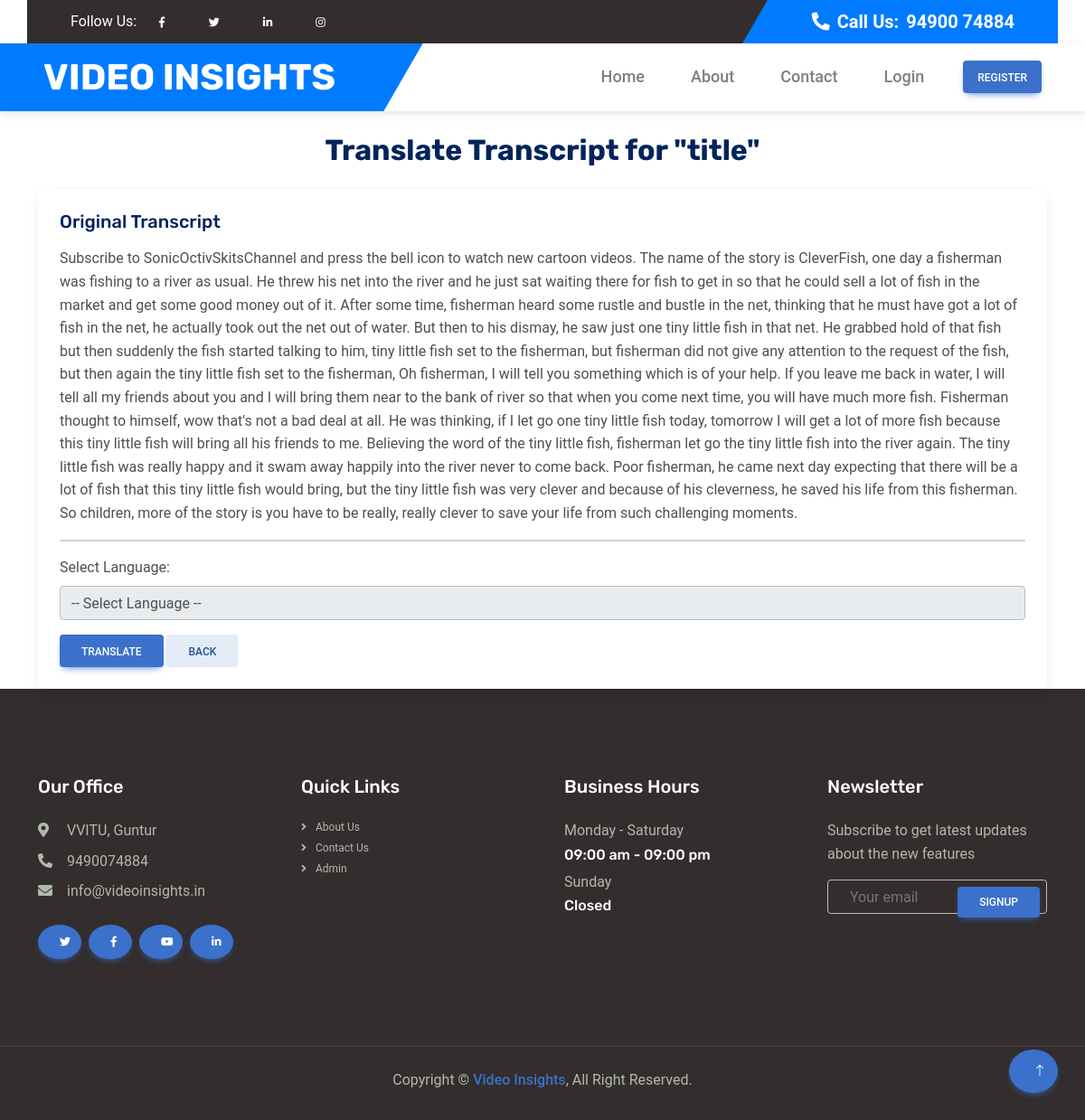
Screenshot of /user/translate_video/1/ with the database file from the repository.
### app/models.py (models this page shows, shortened)
class Video(models.Model):
    user = models.ForeignKey(User, on_delete=models.CASCADE, related_name='videos',blank=True, null=True)
    title = models.CharField(max_length=255)  # Title of the video
    description = models.TextField()  # Description of the video
    url = models.URLField(blank=True, null=True)  # URL of the video (optional for file uploads)
    source = models.CharField(
        max_length=50,
        choices=[
            ('YouTube', 'YouTube'),
            ('Google Drive', 'Google Drive'),
            ('Dropbox', 'Dropbox'),
            ('Uploaded File', 'Uploaded File')
        ]  # Source of the video
    )
    transcript = models.TextField(blank=True, null=True)  # Full transcribed text
    file_name = models.CharField(max_length=255, blank=True, null=True)  # Store actual file name
    created_at = models.DateTimeField(auto_now_add=True)  # Timestamp when created

### app/views.py (the view, shortened to what this page needs)
# urls.py: path('translate_video/<int:video_id>/', views.translate_video, name='translate_video'),
def translate_video(request, video_id):
    try:
        video = Video.objects.get(pk=video_id)
    except Video.DoesNotExist:
        messages.error(request, "Video not found.")
        return redirect("detection_history")
    translated_text = None
    selected_language = None
    PERPLEXITY_API_KEY = "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"
    def call_perplexity_api_translate(text, target_language):
        url = "https://api.perplexity.ai/chat/completions"
        payload = {
            "model": "sonar",
            "messages": [
                {
                    "role": "system",
                    "content": f"You are a translation assistant. Translate the following text to {target_language}. Be precise and concise."
                },
                {
                    "role": "user",
                    "content": text
                }
            ],
            "max_tokens": 1000,
            "temperature": 0.2,
            "top_p": 0.9,
            "stream": False,
            "presence_penalty": 0,
            "frequency_penalty": 1
        }
        headers = {
            "Authorization": f"Bearer {PERPLEXITY_API_KEY}",
            "Content-Type": "application/json"
        }
        response = requests.post(url, json=payload, headers=headers)
        if response.status_code == 200:
            data = response.json()
            try:
                translation = data["choices"][0]["message"]["content"]
                return translation
            except Exception as e:
                return "Translation extraction error"
        else:
            return f"Translation Error: {response.status_code}"
    return render(request, "video_translate.html", {
        "video": video,
        "translated_text": translated_text,
        "selected_language": selected_language,
    })

### app/context_processors.py (called while the page is built)
def user_info(request):
    user_id = request.session.get('user_id_after_login')
    user = None
    if user_id:
        user = User.objects.filter(id=user_id).first()
    return {
        'is_user_login': user
    }

### app/templates/video_translate.html (shortened to what this page needs)
{% extends 'base_userapp.html' %}
{% load static %}
{% block content %}
<div class="container mt-4">
    <h2 class="mb-4 text-center">Translate Transcript for "{{ video.title }}"</h2>
    <div class="card">
        <div class="card-body">
            <h5 class="card-title">Original Transcript</h5>
            <p class="card-text">{{ video.transcript|linebreaks }}</p>
            <hr>
            <form method="post">
                <div class="form-group">
                    <label for="target_language">Select Language:</label>
                    <select class="form-control" id="target_language" name="target_language">
                        <option value="">-- Select Language --</option>
                    </select>
                </div>
                <button type="submit" class="btn btn-primary">Translate</button>
                <a href="{% url 'detection_history' %}" class="btn btn-secondary">Back</a>
            </form>
        </div>
    </div>
</div>
{% endblock %}

### static/css/style.css (style rules this page uses)
:root { --primary: #FF5E14; --secondary: #5F656F; --light: #F5F5F5; --dark: #02245B; }
h1, h2, .h1, .h2, .fw-bold { font-weight: 700 !important; }
h5, h6, .h5, .h6, .fw-semi-bold { font-weight: 500 !important; }
.btn { transition: .5s; font-weight: 500; }
.btn-primary, .btn-outline-primary:hover { color: #FFFFFF; }

### rows the page displays
Video: title "title", transcript "Subscribe to SonicOctivSkitsChannel and press the bell icon to watch new cartoon videos. The name of the story is CleverFish, one day a fisherman was fishing to a river as usual. He threw his net into the river and he just sat waiting there for fish to get in so that he could sell a lot of fish in the market and get some good money out of it. After some time, fisherman heard some rustle and bustle in the net, thinking that he must have got a lot of fish in the net, he actually took out the net out of water. But then to his dismay, he saw just one tiny little fish in that net. He grabbed hold of that fish but then suddenly the fish started talking to him, tiny little fish set to the…"
